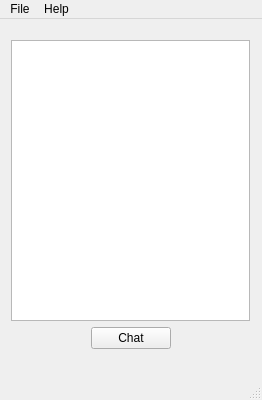
<?xml version="1.0" encoding="UTF-8"?>
<ui version="4.0">
 <class>MainWindow</class>
 <widget class="QMainWindow" name="MainWindow">
  <property name="geometry">
   <rect>
    <x>0</x>
    <y>0</y>
    <width>262</width>
    <height>400</height>
   </rect>
  </property>
  <property name="minimumSize">
   <size>
    <width>262</width>
    <height>400</height>
   </size>
  </property>
  <property name="maximumSize">
   <size>
    <width>262</width>
    <height>400</height>
   </size>
  </property>
  <property name="windowTitle">
   <string>Communicator</string>
  </property>
  <property name="windowIcon">
   <iconset resource="resources.qrc">
    <normaloff>:/icons/chat2.ico</normaloff>:/icons/chat2.ico</iconset>
  </property>
  <property name="iconSize">
   <size>
    <width>48</width>
    <height>48</height>
   </size>
  </property>
  <widget class="QWidget" name="centralWidget">
   <widget class="QWidget" name="verticalLayoutWidget">
    <property name="geometry">
     <rect>
      <x>0</x>
      <y>10</y>
      <width>261</width>
      <height>331</height>
     </rect>
    </property>
    <layout class="QVBoxLayout" name="verticalLayout">
     <item>
      <widget class="QListWidget" name="listUsers"/>
     </item>
     <item>
      <layout class="QHBoxLayout" name="horizontalLayout">
       <item>
        <spacer name="horizontalSpacer">
         <property name="orientation">
          <enum>Qt::Horizontal</enum>
         </property>
         <property name="sizeHint" stdset="0">
          <size>
           <width>40</width>
           <height>20</height>
          </size>
         </property>
        </spacer>
       </item>
       <item>
        <widget class="QPushButton" name="btnStartChat">
         <property name="text">
          <string>Chat</string>
         </property>
         <property name="icon">
          <iconset resource="resources.qrc">
           <normaloff>:/icons/chat2.ico</normaloff>:/icons/chat2.ico</iconset>
         </property>
        </widget>
       </item>
       <item>
        <spacer name="horizontalSpacer_2">
         <property name="orientation">
          <enum>Qt::Horizontal</enum>
         </property>
         <property name="sizeHint" stdset="0">
          <size>
           <width>40</width>
           <height>20</height>
          </size>
         </property>
        </spacer>
       </item>
      </layout>
     </item>
    </layout>
   </widget>
  </widget>
  <widget class="QMenuBar" name="menuBar">
   <property name="geometry">
    <rect>
     <x>0</x>
     <y>0</y>
     <width>262</width>
     <height>22</height>
    </rect>
   </property>
   <widget class="QMenu" name="menuFile">
    <property name="title">
     <string>File</string>
    </property>
    <addaction name="actionConnect"/>
    <addaction name="actionDisconnect"/>
    <addaction name="actionExit"/>
   </widget>
   <widget class="QMenu" name="menuHelp">
    <property name="title">
     <string>Help</string>
    </property>
    <addaction name="actionAbout"/>
   </widget>
   <addaction name="menuFile"/>
   <addaction name="menuHelp"/>
  </widget>
  <widget class="QStatusBar" name="statusBar"/>
  <action name="actionExit">
   <property name="icon">
    <iconset resource="resources.qrc">
     <normaloff>:/icons/exit.ico</normaloff>:/icons/exit.ico</iconset>
   </property>
   <property name="text">
    <string>Exit</string>
   </property>
  </action>
  <action name="actionAbout">
   <property name="icon">
    <iconset resource="resources.qrc">
     <normaloff>:/icons/about.ico</normaloff>:/icons/about.ico</iconset>
   </property>
   <property name="text">
    <string>About...</string>
   </property>
  </action>
  <action name="actionConnect">
   <property name="icon">
    <iconset resource="resources.qrc">
     <normaloff>:/icons/connect.ico</normaloff>:/icons/connect.ico</iconset>
   </property>
   <property name="text">
    <string>Connect</string>
   </property>
  </action>
  <action name="actionDisconnect">
   <property name="icon">
    <iconset resource="resources.qrc">
     <normaloff>:/icons/disconnect.ico</normaloff>:/icons/disconnect.ico</iconset>
   </property>
   <property name="text">
    <string>Disconnect</string>
   </property>
  </action>
 </widget>
 <layoutdefault spacing="6" margin="11"/>
 <resources>
  <include location="resources.qrc"/>
 </resources>
 <connections/>
</ui>
